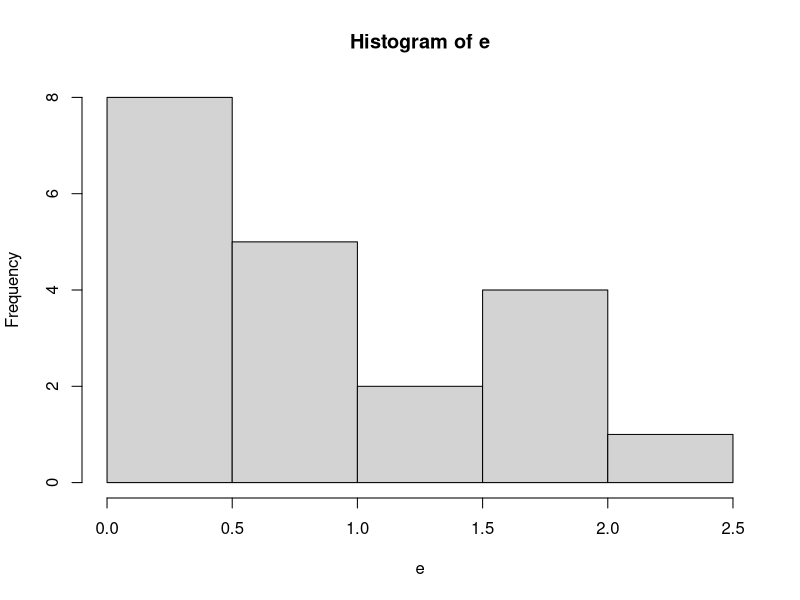
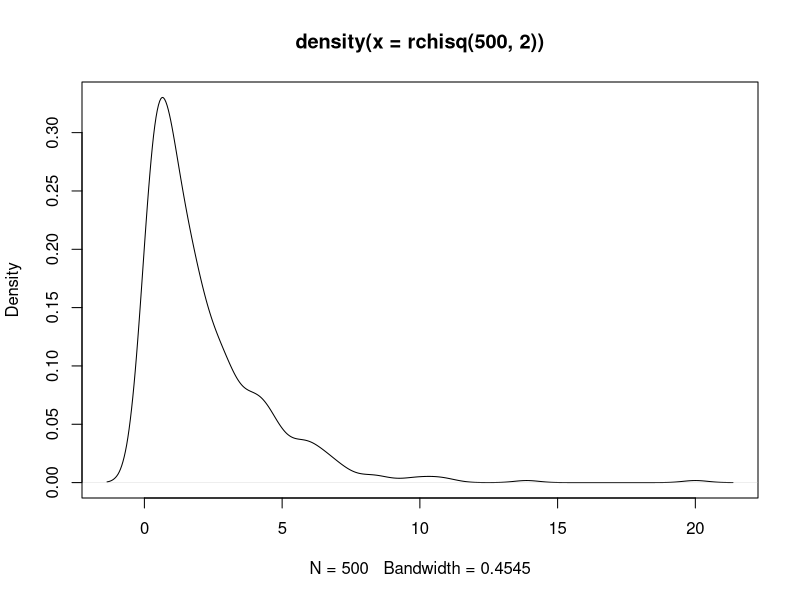
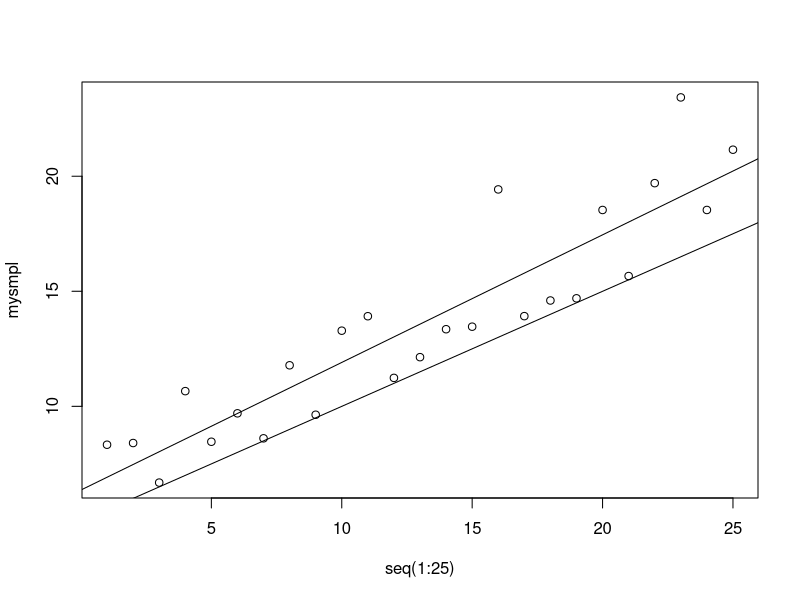
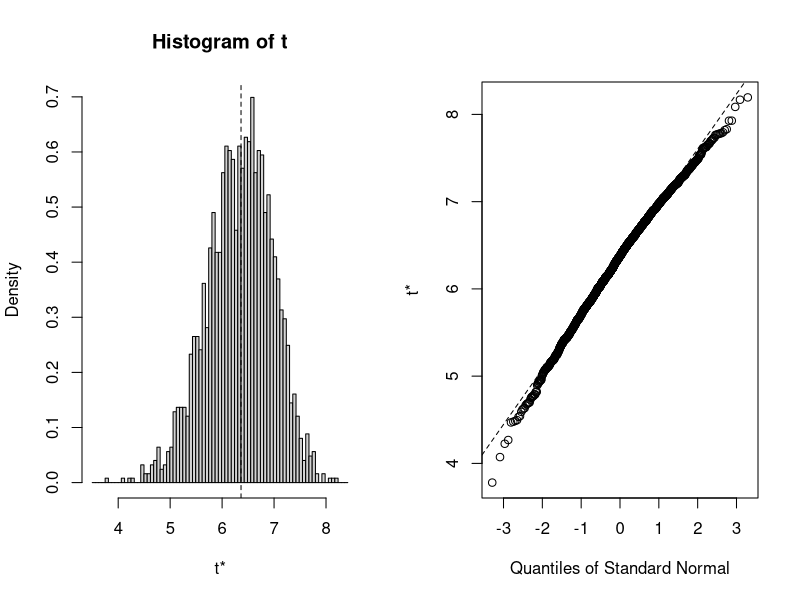
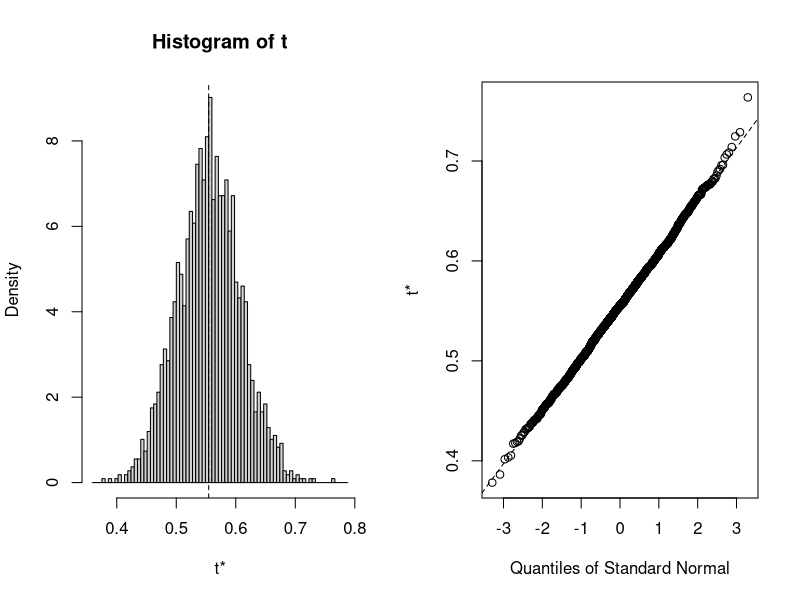

Write the R code that produced these figures, in order. (Note: a time limit stopped this script after it produced the figures.)
# Bootstrap demo: what good is bootstrapping? What is the impact of bias correction? Chi-square distribution.
# Linear regression

# Sample a population of residuals that is distributed with a Chi square distribution.

e<-rchisq(20,2)
hist(e)
plot(density(rchisq(500,2)))

# Simulate a dataset with chi-square errors with 2 df.
# Note that the errors can only be positive!
# Each time we call the function we simulate a sample.
ychi<-function(beta0,beta1,n) { beta0+beta1*seq(1:n)+rchisq(n,2)}

# Now take one sample and apply "traditional" methods and bootstrapping with and w/out bias correction.
mysmpl<-ychi(5,0.5,25)
plot(mysmpl~seq(1:25))
abline(a=5,b=0.5)
mydata<-as.data.frame(cbind(mysmpl,seq(1:25))) # Traditional method
names(mydata)<-c("y","x")
lm1<-lm(y~x,mydata)
summary(lm1)
abline(a=coef(lm1)[1],b=coef(lm1)[2])

library(boot)
myboot<-function(data, i) {
	data<-data[i,]
	mylm<-lm(y~x,data)
	coefficients(mylm)
	}
	
boot1<-boot(mydata,myboot,1999)
plot(boot1, index=1)
plot(boot1, index=2)
boot.ci(boot1,index=2)
confint(lm1)

# Streamlined, compact program
# 200 simulations:
bciSlope<-list("slopes")
bciIntercept<-list("intercept")
for (i in 1:200) {
	mydata<-as.data.frame(cbind(ychi(5,0.5,15),seq(1:15)))
	names(mydata)<-c("y","x")
	lm1<-lm(y~x,mydata)
	boot1<-boot(mydata,myboot,999)
	bciS<-boot.ci(boot1,index=2)
	bciSlope[[i]]<-rbind(confint(lm1)[2,],bciS$normal[2:3],bciS$basic[4:5],bciS$percent[4:5],bciS$bca[4:5])
	bciI<-boot.ci(boot1,index=1)
	bciIntercept[[i]]<-rbind(confint(lm1)[1,],bciI$normal[2:3],bciI$basic[4:5],bciI$percent[4:5],bciI$bca[4:5])
}

# Plot the slopes
plot(2, xlim=c(0,1),ylim=c(0,201))

for (i in 1:200) lines(x=c(bciSlope[[i]][1,]), y=c(i,i), col="blue",lwd=2)
abline(v=0.5)

for (i in 1:200) lines(x=c(bciSlope[[i]][5,]), y=c(i+0.3,i+0.3), lty=1, col="red",lwd=2)

for (i in 1:200) lines(x=c(bciSlope[[i]][4,]), y=c(i+0.6,i+0.6), lty=1, col="green",lwd=2)


# Plot the intercept
plot(2, xlim=c(0,15),ylim=c(0,201))

for (i in 1:200) lines(x=c(bciIntercept[[i]][1,]), y=c(i,i), col="blue",lwd=2)
abline(v=5)

for (i in 1:200) lines(x=c(bciIntercept[[i]][5,]), y=c(i+0.3,i+0.3), lty=1, col="red",lwd=2)

for (i in 1:200) lines(x=c(bciIntercept[[i]][4,]), y=c(i+0.6,i+0.6), lty=1, col="green",lwd=2)
